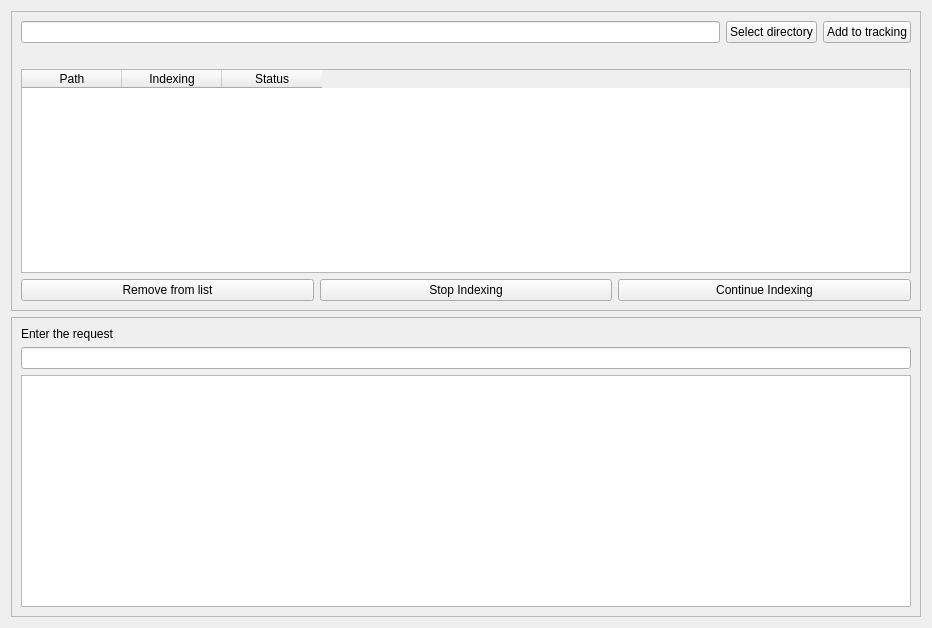
<?xml version="1.0" encoding="UTF-8"?>
<ui version="4.0">
 <class>main_window</class>
 <widget class="QWidget" name="main_window">
  <property name="geometry">
   <rect>
    <x>0</x>
    <y>0</y>
    <width>932</width>
    <height>628</height>
   </rect>
  </property>
  <property name="windowTitle">
   <string>Pattern Tracker</string>
  </property>
  <layout class="QVBoxLayout" name="verticalLayout">
   <item>
    <widget class="QFrame" name="frame">
     <property name="frameShape">
      <enum>QFrame::StyledPanel</enum>
     </property>
     <property name="frameShadow">
      <enum>QFrame::Raised</enum>
     </property>
     <layout class="QVBoxLayout" name="verticalLayout_2">
      <item>
       <layout class="QHBoxLayout" name="horizontalLayout">
        <item>
         <widget class="QLineEdit" name="pathArea"/>
        </item>
        <item>
         <widget class="QPushButton" name="selectDirectoryButton">
          <property name="text">
           <string>Select directory</string>
          </property>
         </widget>
        </item>
        <item>
         <widget class="QPushButton" name="addToTrackingButton">
          <property name="text">
           <string>Add to tracking</string>
          </property>
         </widget>
        </item>
       </layout>
      </item>
      <item>
       <widget class="QLabel" name="notification">
        <property name="text">
         <string/>
        </property>
       </widget>
      </item>
      <item>
       <widget class="QTableWidget" name="selectedDirectoriesView">
        <attribute name="horizontalHeaderCascadingSectionResizes">
         <bool>false</bool>
        </attribute>
        <attribute name="horizontalHeaderDefaultSectionSize">
         <number>100</number>
        </attribute>
        <column>
         <property name="text">
          <string>Path</string>
         </property>
        </column>
        <column>
         <property name="text">
          <string>Indexing</string>
         </property>
        </column>
        <column>
         <property name="text">
          <string>Status</string>
         </property>
        </column>
       </widget>
      </item>
      <item>
       <layout class="QHBoxLayout" name="horizontalLayout_2">
        <item>
         <widget class="QPushButton" name="removeDirectoryButton">
          <property name="text">
           <string>Remove from list</string>
          </property>
         </widget>
        </item>
        <item>
         <widget class="QPushButton" name="stopIndexingButton">
          <property name="text">
           <string>Stop Indexing</string>
          </property>
         </widget>
        </item>
        <item>
         <widget class="QPushButton" name="continueIndexingButton">
          <property name="text">
           <string>Continue Indexing</string>
          </property>
         </widget>
        </item>
       </layout>
      </item>
     </layout>
    </widget>
   </item>
   <item>
    <widget class="QFrame" name="frame_2">
     <property name="frameShape">
      <enum>QFrame::StyledPanel</enum>
     </property>
     <property name="frameShadow">
      <enum>QFrame::Raised</enum>
     </property>
     <layout class="QVBoxLayout" name="verticalLayout_3">
      <item>
       <widget class="QLabel" name="searchStatus">
        <property name="text">
         <string>Enter the request</string>
        </property>
       </widget>
      </item>
      <item>
       <layout class="QHBoxLayout" name="horizontalLayout_5">
        <item>
         <widget class="QLineEdit" name="requestArea"/>
        </item>
       </layout>
      </item>
      <item>
       <widget class="QListWidget" name="foundPathesArea"/>
      </item>
     </layout>
    </widget>
   </item>
  </layout>
 </widget>
 <resources/>
 <connections/>
</ui>
